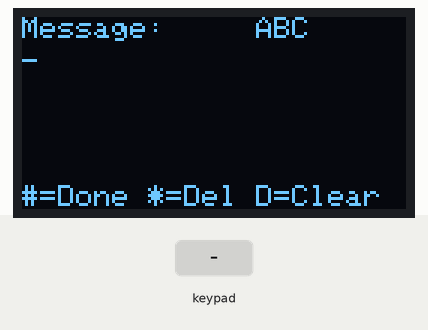
This sketch was run on a simulated ESP32. Parts: 128×64 one-colour display. Inputs (shaded band) come from the test bench.

Above: at 1.2 s.
1.3 s: keypad keys 1 3 1 2 1 4 2 7 pressed 0.4 s apart
At 5.7 s:
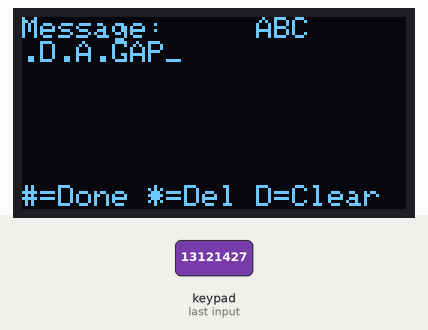
6.0 s: key '1' pressed
At 6.6 s:
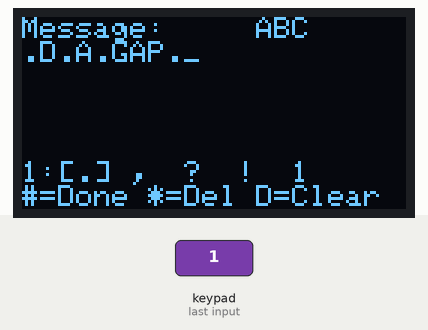
8.3 s: keypad keys 2 6 2 5 3 3 3 2 pressed 0.4 s apart
At 12.7 s:
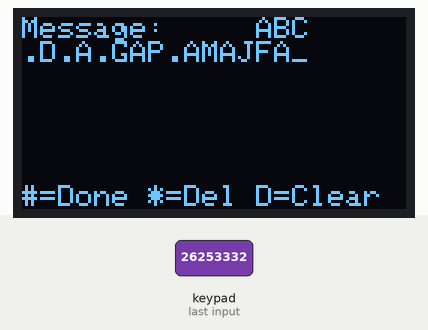
13.0 s: keypad keys 2 6 2 5 3 3 3 2 A pressed 0.4 s apart
At 16.9 s:
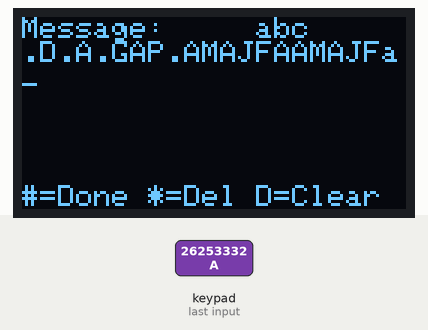
18.1 s: key '2' pressed
At 20.0 s:
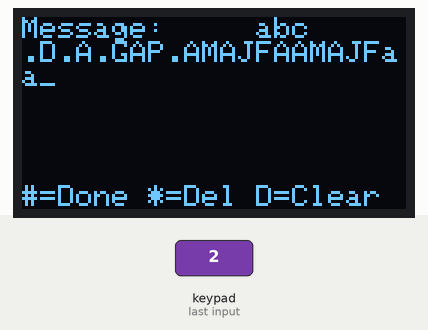
20.4 s: keypad keys 1 3 1 2 1 4 2 7 # pressed 0.4 s apart
At 24.6 s:
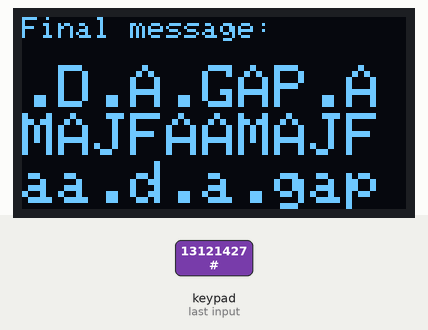
Timing chart, 0 to 26.1 s (numbered marks = the images above; inputs shaded):
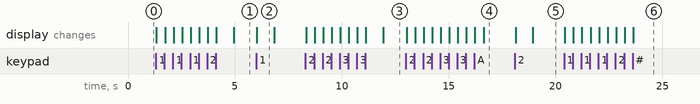

Measured:
- after the input at 1.3 s, the display: first changes at once (image 1 shows a later state)
- after the input at 6.0 s, the display: changes at once (image 2)
- after the input at 8.3 s, the display: first changes at once (image 3 shows a later state)
- after the input at 13.0 s, the display: first changes at once (image 4 shows a later state)
- after the input at 18.1 s, the display: first changes at once (image 5 shows a later state)
- after the input at 20.4 s, the display: first changes at once (image 6 shows a later state)
- what the display in image 2 shows lasts 0.8 s, from 6.0 s to 6.8 s

The sketch:

C1_Lowercase.ino
```cpp
#include <Wire.h>
#include <Adafruit_GFX.h>
#include <Adafruit_SSD1306.h>
#include <Keypad.h>
#include "MultiTap.h"        // our own keyboard file (in the second tab)

#define SCREEN_WIDTH 128
#define SCREEN_HEIGHT 64
Adafruit_SSD1306 display(SCREEN_WIDTH, SCREEN_HEIGHT, &Wire, -1);

const byte ROWS = 4;
const byte COLS = 4;
char keys[ROWS][COLS] = {
  {'1','2','3','A'},
  {'4','5','6','B'},
  {'7','8','9','C'},
  {'*','0','#','D'}
};
byte rowPins[ROWS] = {13, 12, 14, 27};
byte colPins[COLS] = {26, 25, 33, 32};
Keypad keypad = Keypad(makeKeymap(keys), rowPins, colPins, ROWS, COLS);

bool showingFinal = false;

void setup() {
  Serial.begin(115200);
  if (!display.begin(SSD1306_SWITCHCAPVCC, 0x3C)) {
    Serial.println("OLED not found");
    while (true);
  }
  display.setTextColor(SSD1306_WHITE);
  showScreen();
}

void loop() {
  char key = keypad.getKey();      // 0 if no key is pressed

  if (mtUpdate(key)) {             // the keyboard did something
    showingFinal = false;
    showScreen();
  }

  if (key == '#') {                // # = finished
    mtLockIn();
    showingFinal = true;
    showFinalMessage();
  }
  else if (key == 'A') {           // CHALLENGE 1: A = CAPITALS / small letters
    mtLowercase = !mtLowercase;
    showScreen();
  }
  else if (key == 'D') {           // D = clear everything
    mtClear();
    showScreen();
  }
}

void showScreen() {
  display.clearDisplay();
  display.setTextSize(1);
  display.setCursor(0, 0);
  display.print("Message:");
  display.println(mtLowercase ? "     abc" : "     ABC");
  display.print(mtPreview());
  display.println("_");

  // Show the letters of the key being tapped, current one in [ ]
  display.setCursor(0, 48);
  if (mtActiveKey != 0) {
    String options = mtLetters[mtActiveKey - '0'];
    display.print(mtActiveKey);
    display.print(":");
    for (int i = 0; i < options.length(); i++) {
      if (i == mtTapCount) {
        display.print("[");
        display.print(options[i]);
        display.print("]");
      } else {
        display.print(" ");
        display.print(options[i]);
        display.print(" ");
      }
    }
  }
  display.setCursor(0, 56);
  display.print("#=Done *=Del D=Clear");
  display.display();
}

void showFinalMessage() {
  display.clearDisplay();
  display.setTextSize(1);
  display.setCursor(0, 0);
  display.println("Final message:");
  display.println("");
  display.setTextSize(2);
  display.println(mtText);
  display.display();
}
```

MultiTap.h
```cpp
// ===================================================================
//  MultiTap.h  —  an old-phone keyboard you can reuse in any project
//  Keys 0-9 type letters (press quickly to cycle), * deletes.
//  In loop(), call:  if (mtUpdate(key)) { ...redraw the screen... }
// ===================================================================

// The letters on each key, in tap order. The digit itself comes last.
String mtLetters[10] = {
  " 0",       // key 0: space, 0
  ".,?!1",    // key 1: punctuation, 1
  "ABC2",     // key 2
  "DEF3",     // key 3
  "GHI4",     // key 4
  "JKL5",     // key 5
  "MNO6",     // key 6
  "PQRS7",    // key 7
  "TUV8",     // key 8
  "WXYZ9"     // key 9
};

String mtText = "";                    // the text typed so far
char mtActiveKey = 0;                  // key being tapped now (0 = none)
int mtTapCount = 0;                    // how many taps on that key
unsigned long mtLastKeyTime = 0;       // when it was last tapped
const unsigned long MT_TIMEOUT = 800;  // pause (ms) that locks a letter
unsigned int mtMaxLength = 90;         // the longest text allowed
bool mtLowercase = false;              // CHALLENGE 1: small letters?

// The letter shown right now for the active key
char mtCurrentLetter() {
  if (mtActiveKey == 0) return 0;
  char c = mtLetters[mtActiveKey - '0'][mtTapCount];
  if (mtLowercase && c >= 'A' && c <= 'Z') {
    c = c + ('a' - 'A');               // CHALLENGE 1: 'A' (65) + 32 = 'a' (97)
  }
  return c;
}

// Add the current letter to the text and get ready for the next one
void mtLockIn() {
  if (mtActiveKey == 0) return;
  if (mtText.length() < mtMaxLength) {
    mtText += mtCurrentLetter();
  }
  mtActiveKey = 0;
  mtTapCount = 0;
}

// Start again with empty text
void mtClear() {
  mtText = "";
  mtActiveKey = 0;
  mtTapCount = 0;
}

// The text plus the letter that is still being chosen
String mtPreview() {
  String s = mtText;
  if (mtActiveKey != 0) s += mtCurrentLetter();
  return s;
}

// Call this in EVERY loop, even when no key is pressed (key = 0).
// Returns true when something changed and the screen should be redrawn.
bool mtUpdate(char key) {
  bool changed = false;

  // 1. A pause long enough? Lock in the letter.
  if (mtActiveKey != 0 && millis() - mtLastKeyTime > MT_TIMEOUT) {
    mtLockIn();
    changed = true;
  }

  // 2. A digit key: cycle (same key) or start a new letter (new key)
  if (key >= '0' && key <= '9') {
    if (key == mtActiveKey) {
      mtTapCount++;
      if (mtTapCount >= mtLetters[key - '0'].length()) {
        mtTapCount = 0;                // after the last letter, start again
      }
    } else {
      mtLockIn();                      // a new key locks the old letter
      mtActiveKey = key;
      mtTapCount = 0;
    }
    mtLastKeyTime = millis();
    changed = true;
  }

  // 3. * = delete: cancel the letter being chosen, or the last letter
  else if (key == '*') {
    if (mtActiveKey != 0) {
      mtActiveKey = 0;
      mtTapCount = 0;
    } else if (mtText.length() > 0) {
      mtText.remove(mtText.length() - 1);
    }
    changed = true;
  }

  return changed;
}
```
